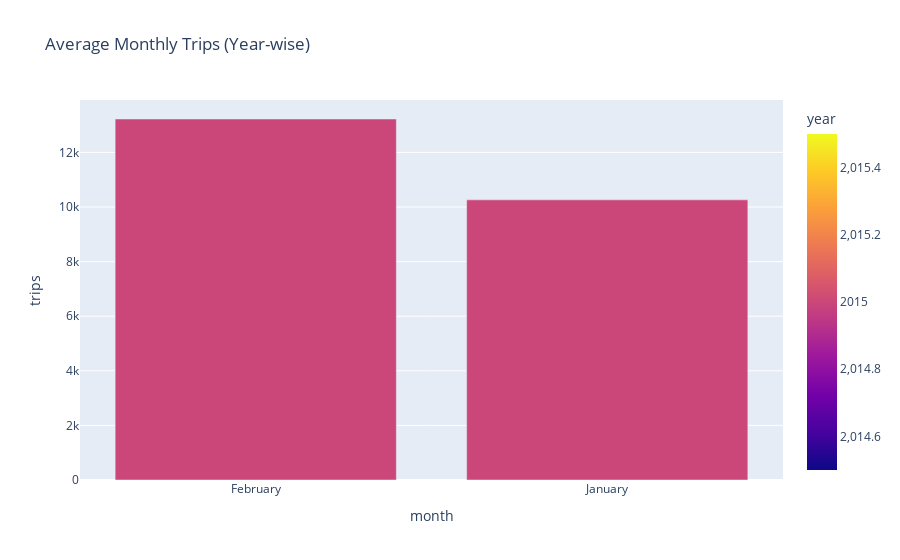

Write notebook code for a chart like this one.
### Code cell
# 📈 Trend 2 — Average Trips per Month
monthly_trips = uber.groupby(['year','month'], as_index=False)['trips'].mean()
fig2 = px.bar(monthly_trips, x='month', y='trips', color='year',
              title='Average Monthly Trips (Year-wise)')
fig2.show()

### Figure 1 — Plotly figure (JSON) as saved in the notebook; plotly's stock layout.template omitted (floating-point values rounded to 4 significant figures)
{"data": [{"alignmentgroup": "True", "hovertemplate": "month=%{x}<br>trips=%{y}<br>year=%{marker.color}<extra></extra>", "legendgroup": "", "marker": {"color": [2015, 2015], "coloraxis": "coloraxis", "pattern": {"shape": ""}}, "name": "", "offsetgroup": "", "orientation": "v", "showlegend": false, "textposition": "auto", "type": "bar", "x": ["February", "January"], "xaxis": "x", "y": [13220.0, 10260.0], "yaxis": "y"}], "layout": {"autosize": true, "barmode": "relative", "coloraxis": {"colorbar": {"title": {"text": "year"}}, "colorscale": [[0, "#0d0887"], [0.1111, "#46039f"], [0.2222, "#7201a8"], [0.3333, "#9c179e"], [0.4444, "#bd3786"], [0.5556, "#d8576b"], [0.6667, "#ed7953"], [0.7778, "#fb9f3a"], [0.8889, "#fdca26"], [1, "#f0f921"]]}, "legend": {"tracegroupgap": 0}, "title": {"text": "Average Monthly Trips (Year-wise)"}, "xaxis": {"anchor": "y", "autorange": true, "domain": [0, 1], "range": [-0.5, 1.5], "title": {"text": "month"}, "type": "category"}, "yaxis": {"anchor": "x", "autorange": true, "domain": [0, 1], "range": [0, 13920.0], "title": {"text": "trips"}, "type": "linear"}}}
